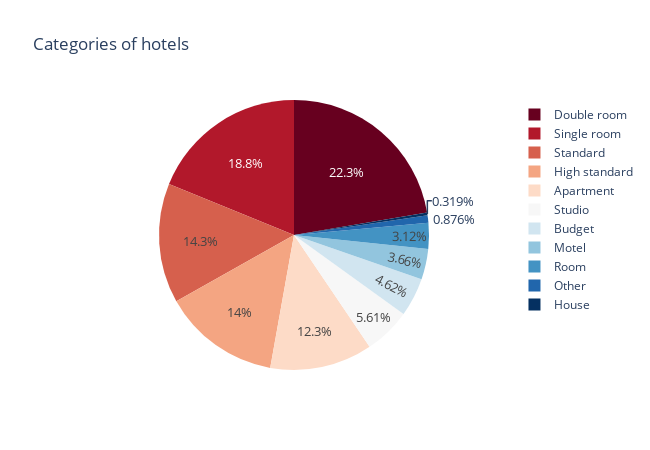

Write notebook code for a chart like this one.
### Code cell
# 8. Create a pie chart to represent which categories are most common in the dataframe

# make a copy of dataframe
hotels_categories = all_hotels.copy()

def classify_discriptions(discription):
        '''The function simply classifies hotel descriptions 
        and assigns them to a specific category of hotels'''
        
        premium_category = ['premium', 'superior', 'king', 'queen',  'luxury', 'suite', 'executive', 'deluxe']
        motel_category = ['bed in', 'dormitory']
        category = ['room', 'apartment', 'bed in', 'studio', 'house']
        double_rooms = ['double room', 'twin']
        single_rooms = ['single', 'single room', 'solo']
        budgets = ['budget', 'economy'] 

        if category[4] in discription.lower():
            return 'House'

        if category[3] in discription.lower():
            return 'Studio'

        if 'standard' in discription.lower():
            return 'Standard'

        if category[1] in discription.lower():
            return 'Apartment'

        for elem in range(len(budgets)):
            if budgets[elem] in discription.lower():
                return 'Budget'

        for elem in range(len(single_rooms)):
            if single_rooms[elem] in discription.lower():
                return 'Single room'

        for elem in range(len(motel_category)):
                    if motel_category[elem] in discription.lower():
                        return 'Motel'    

        for elem in range(len(premium_category)):
            if premium_category[elem] in discription.lower():
                return 'High standard'
        
        
        for elem in range(len(double_rooms)):
            if double_rooms[elem] in discription.lower():
                return 'Double room'

        if 'room' in discription.lower():
            return 'Room'
        

# apply classify_discriptions function to dataframe and create new column calls category 
hotels_categories['category'] = hotels_categories['discriptions'].apply(lambda discription: classify_discriptions(discription))
hotels_categories['category'].value_counts()

# if the description does not fit any of the categories, then add to the 'category' column 'Other'
hotels_categories.category.isnull().sum() # 408
hotels_categories.category.fillna('Other', inplace=True)
hotels_categories.category.isnull().sum() # 0 

series = hotels_categories.category.value_counts()
df = series.reset_index()
df_categories = df.rename(columns={'category' : 'frequency', 'index' : 'categories'})


# create a pie chart to represent caregories of hotels
pie_plot = px.pie(data_frame=df_categories, 
        names = df_categories.categories,
        values= df_categories.frequency,
        title='Сategories of hotels',
        width=650,
        height=450,
        color_discrete_sequence=px.colors.sequential.RdBu
    )
pie_plot.update_layout(uniformtext_minsize=13, uniformtext_mode='hide')

pie_plot.show()

df_categories

### Figure 1 — Plotly figure (JSON) as saved in the notebook; plotly's stock layout.template omitted (floating-point values rounded to 4 significant figures)
{"data": [{"domain": {"x": [0, 1], "y": [0, 1]}, "hovertemplate": "categories=%{label}<br>frequency=%{value}<extra></extra>", "labels": ["Double room", "Single room", "Standard", "High standard", "Apartment", "Studio", "Budget", "Motel", "Room", "Other", "House"], "legendgroup": "", "name": "", "showlegend": true, "type": "pie", "values": [2806, 2365, 1798, 1761, 1542, 704, 580, 459, 392, 110, 40]}], "layout": {"height": 450, "legend": {"tracegroupgap": 0}, "piecolorway": ["rgb(103,0,31)", "rgb(178,24,43)", "rgb(214,96,77)", "rgb(244,165,130)", "rgb(253,219,199)", "rgb(247,247,247)", "rgb(209,229,240)", "rgb(146,197,222)", "rgb(67,147,195)", "rgb(33,102,172)", "rgb(5,48,97)"], "title": {"text": "Сategories of hotels"}, "uniformtext": {"minsize": 13, "mode": "hide"}, "width": 650}}
